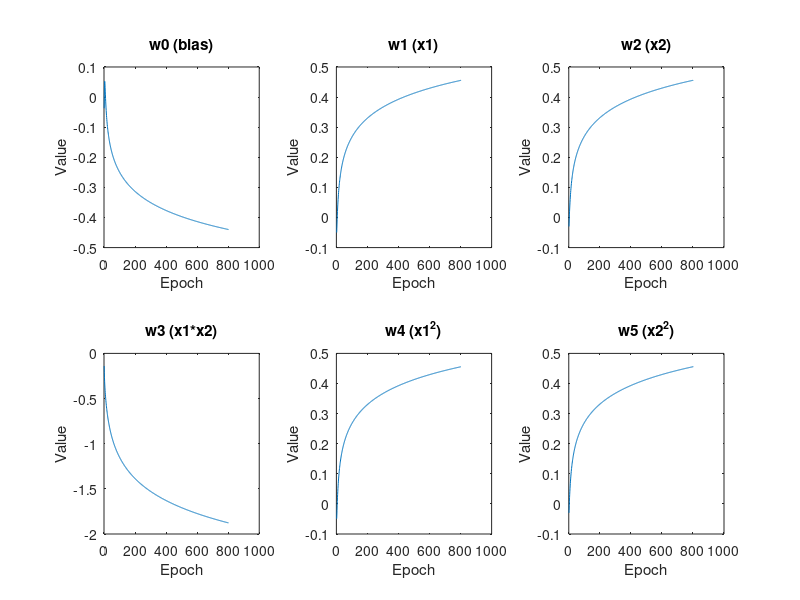

Source code (MATLAB):
% XOR inputs (x1, x2)
x = [0 0;...
     0 1;...
     1 0;...
     1 1];

% desired output (target)
d = [0;   
     1;    
     1;    
     0];

% learning rate
myu = 0.1;

% initial weights for inputs and bias
w0 = 0.05; % bias
w1 = 0.05; % weight for x1
w2 = 0.05; % weight for x2
w3 = 0.05; % weight for x1*x2 (interaction term)
w4 = 0.05; % weight for x1^2
w5 = 0.05; % weight for x2^2

% params
alpha = 11;
convergence_threshold = 0.00001;
mse = 0;
ii  = 1;

% initialize weight storage matrix
max_epochs = 1000;
w_mat = zeros(6, max_epochs);
index = 1; 
epoch = 0;

% loop until convergence
while true
    if index > 4
        index = 1;
        epoch = epoch + 1;
    end
    
    % extract current inputs x1 and x2
    x1 = x(index, 1);
    x2 = x(index, 2);
    
    % nonlinear input transformation
    z1 = x1;           % raw x1
    z2 = x2;           % raw x2
    z3 = x1 * x2;      % Interaction term
    z4 = x1^2;         % Nonlinear term for x1
    z5 = x2^2;         % Nonlinear term for x2
    
    % linear combination of transformed inputs with weights
    v = w0 + w1*z1 + w2*z2 + w3*z3 + w4*z4 + w5*z5;
    
    % sigmoid activation function
    y = 1 / (1 + exp(-alpha * v));
    
    % error calculation (target - sigmoid output)
    error = d(index) - y;
    
    % mse
    mse = 0.5 * (error^2);

    % check for convergence
    if mse < convergence_threshold
        break;
    end

    fprintf('Epoch: %d, Iteration: %d, Input Index: %d, Weights: [w0: %.4f, w1: %.4f, w2: %.4f, w3: %.4f, w4: %.4f, w5: %.4f], Output: %.4f, Error: %.4f, MSE: %.4f\n', ...
        epoch, ii, index, w0, w1, w2, w3, w4, w5, y, error, mse);

    % weight updates (gradient descent)
    w0 = w0 + myu * error * 1;   % bias
    w1 = w1 + myu * error * z1;  % z1 (x1)
    w2 = w2 + myu * error * z2;  % z2 (x2)
    w3 = w3 + myu * error * z3;  % z3 (x1*x2)
    w4 = w4 + myu * error * z4;  % z4 (x1^2)
    w5 = w5 + myu * error * z5;  % z5 (x2^2)
    
    if epoch > 0
        w_mat(1, epoch) = w0;
        w_mat(2, epoch) = w1;
        w_mat(3, epoch) = w2;
        w_mat(4, epoch) = w3;
        w_mat(5, epoch) = w4;
        w_mat(6, epoch) = w5;
    end
    
    index = index + 1;
    ii = ii + 1;
end

% check outputs after training
fprintf('\nChecking outputs after training:\n');
for i = 1:size(x, 1)
    x1 = x(i, 1);
    x2 = x(i, 2);
    
    z1 = x1;            
    z2 = x2;            
    z3 = x1 * x2;   
    z4 = x1^2;        
    z5 = x2^2;        
    
    v = w0 + w1*z1 + w2*z2 + w3*z3 + w4*z4 + w5*z5;
    y = 1 / (1 + exp(-alpha * v));
    
    fprintf('Input: [%d, %d], Output: %.4f, Target: %.0f\n', x1, x2, y, d(i));
end

% plot the weight convergence over epochs
figure(1);
subplot(2,3,1);
plot(w_mat(1, 1:epoch));
title('w0 (bias)');
xlabel('Epoch');
ylabel('Value');
subplot(2,3,2);
plot(w_mat(2, 1:epoch));
title('w1 (x1)');
xlabel('Epoch');
ylabel('Value');
subplot(2,3,3);
plot(w_mat(3, 1:epoch));
title('w2 (x2)');
xlabel('Epoch');
ylabel('Value');
subplot(2,3,4);
plot(w_mat(4, 1:epoch));
title('w3 (x1*x2)');
xlabel('Epoch');
ylabel('Value');
subplot(2,3,5);
plot(w_mat(5, 1:epoch));
title('w4 (x1^2)');
xlabel('Epoch');
ylabel('Value');
subplot(2,3,6);
plot(w_mat(6, 1:epoch));
title('w5 (x2^2)');
xlabel('Epoch');
ylabel('Value');
